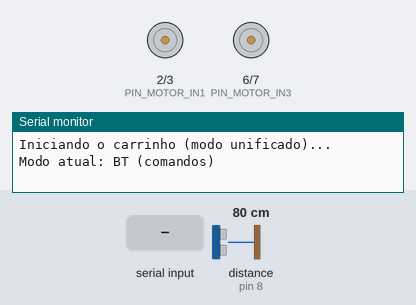
The sketch below on a simulated Arduino Uno, built with avr-gcc and run on an emulated ATmega328P. Shown: motor-driver pin pairs drawn as motors (green arrow = first pin HIGH = forward, orange = second pin HIGH = backward, longer = more drive), the last lines printed to the serial monitor. The test bench sets the inputs (shaded band); at power-on: distance to the obstacle (sensor on pin 8) 80 cm. The echo pulse lasts 58.3 µs per cm.

Above: at 1.2 s.
1.3 s: "SENSOR\n" received over Serial
At 2.5 s:
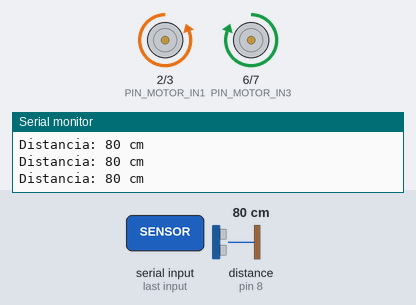
2.8 s: distance to the obstacle (sensor on pin 8) set to 33 cm
4.3 s: distance to the obstacle (sensor on pin 8) set to 28 cm
At 4.41 s:
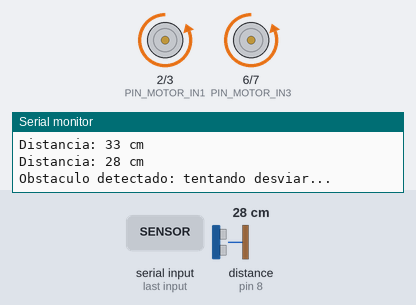
7.3 s: distance to the obstacle (sensor on pin 8) set to 35 cm
9.1 s: distance to the obstacle (sensor on pin 8) set to 2 cm
At 10.71 s:
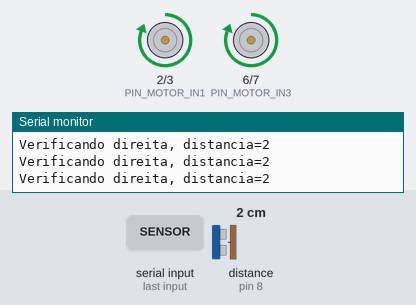
12.1 s: distance to the obstacle (sensor on pin 8) set to 250 cm
Timing chart, 0 to 14.9 s (numbered marks = the images above; inputs shaded):
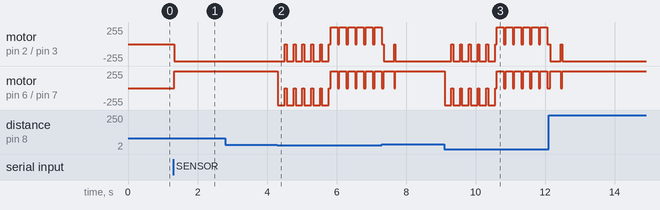

The sketch:

main.ino
```cpp
/*
  Sketch unificado: controle por sensor ultrassônico (modo SENSOR)
  ou por comandos via Bluetooth/Serial (modo BT).
  Use comando "SENSOR" via Bluetooth para ativar modo ultrassom,
  ou "BT" para ativar controle por comandos.

  Comandos BT (quando em modo BT):
  - A, ANDAR, ON       -> mover frente
  - P, PARAR, STOP     -> parar
  - E, ESQUERDA        -> virar esquerda
  - D, DIREITA         -> virar direita
  - STATUS             -> retorna modo atual
  - SENSOR             -> alterna para modo SENSOR
  - BT                 -> alterna para modo BT
*/

#include <Arduino.h>

// declaracao dos pinos do sensor ultrassononico
const int PINO_SENSOR_ECHO = 8;
const int PINO_SENSOR_TRIGGER = 9;

// declaracao dos pinos do driver de motor
const int PIN_MOTOR_IN1 = 2;
const int PIN_MOTOR_IN2 = 3;
const int PIN_MOTOR_IN3 = 6;
const int PIN_MOTOR_IN4 = 7;

// constantes auxiliares
const int DISTANCIA_SEGURA = 30; // [cm]
const int PAUSA = 25; // [ms]

// tempo de giro (ms) usado para virar esquerda/direita
const int TURN_DELAY = 200; // ajuste conforme o hardware

// buffer serial / bluetooth
String btBuffer = ""; // buffer para compor comandos recebidos

// modo de operação
enum Mode { MODE_SENSOR, MODE_BT };
Mode currentMode = MODE_BT; // inicia em modo sensor (pode mudar via BT)

// protótipos
int ler_distancia(void);
void mover_frente(void);
void parar(void);
void virar_esquerda();
void virar_direita();
void desviar_obstaculo();
void processar_comando(String cmd);

// tenta encontrar uma rota livre: gira à direita em pequenos passos verificando
// a distância; se não achar à direita tenta à esquerda. Se encontrar um ponto
// livre, avança um pouco e retorna ao fluxo normal.
void desviar_obstaculo() {
  Serial.println("Obstaculo detectado: tentando desviar...");
  parar();

  const int attempts = 6; // número de passos de rotação para cada lado

  // Tentar à direita primeiro
  for (int i = 0; i < attempts; ++i) {
    virar_direita(); // cada chamada roda por TURN_DELAY ms
    delay(50); // tempo curto para estabilizar leitura
    int d = ler_distancia();
    Serial.print("Verificando direita, distancia="); Serial.println(d);
    if (d >= DISTANCIA_SEGURA) {
      Serial.println("Caminho liberado à direita. Avancando.");
      mover_frente();
      delay(300); // avançar um pouco para sair do obstáculo
      parar();
      return;
    }
  }

  // Se não encontrou à direita, tentar à esquerda
  for (int i = 0; i < attempts; ++i) {
    virar_esquerda();
    delay(50);
    int d = ler_distancia();
    Serial.print("Verificando esquerda, distancia="); Serial.println(d);
    if (d >= DISTANCIA_SEGURA) {
      Serial.println("Caminho liberado à esquerda. Avancando.");
      mover_frente();
      delay(300);
      parar();
      return;
    }
  }

  // se nada funcionou, parar e aguardar intervenção
  Serial.println("Nao encontrou rota livre. Parando e aguardando.");
  parar();
}

void setup() {
  Serial.begin(9600);
  Serial.println("Iniciando o carrinho (modo unificado)...");
  Serial.print("Modo atual: "); Serial.println(currentMode == MODE_SENSOR ? "SENSOR (ultrassom)" : "BT (comandos)");

  // configura os pinos do sensor ultrassonico
  pinMode(PINO_SENSOR_ECHO, INPUT);
  pinMode(PINO_SENSOR_TRIGGER, OUTPUT);
  digitalWrite(PINO_SENSOR_TRIGGER, LOW);

  // configura os pinos do driver de motor
  pinMode(PIN_MOTOR_IN1, OUTPUT);
  pinMode(PIN_MOTOR_IN2, OUTPUT);
  pinMode(PIN_MOTOR_IN3, OUTPUT);
  pinMode(PIN_MOTOR_IN4, OUTPUT);

  parar(); // robo parado por padrao
}

void loop() {
  // leitura de comandos via Serial/Bluetooth (sempre ativa para permitir troca de modo)
  while (Serial.available()) {
    char c = (char)Serial.read();
    if (c == '\n' || c == '\r') {
      if (btBuffer.length() > 0) {
        processar_comando(btBuffer);
        btBuffer = "";
      }
    } else {
      btBuffer += c;
      if (btBuffer.length() > 64) btBuffer = btBuffer.substring(0,64);
    }
  }

  // comportamento conforme modo atual
  if (currentMode == MODE_SENSOR) {
    int distancia = ler_distancia();
    Serial.print("Distancia: ");
    Serial.print(distancia);
    Serial.println(" cm");

    if (distancia < DISTANCIA_SEGURA) {
      // quando detectar obstáculo, tentar desviar para encontrar caminho livre
      desviar_obstaculo();
    } else {
      mover_frente();
    }

    delay(PAUSA);
  } else { // MODE_BT
    // Em modo BT, o controle é por comandos recebidos.

    // pequena espera para não lotar CPU
    delay(10);
  }
}


// Ler a distancia com o sensor ultrassonico
int ler_distancia(void){
  digitalWrite(PINO_SENSOR_TRIGGER, HIGH);
  delayMicroseconds(10);
  digitalWrite(PINO_SENSOR_TRIGGER, LOW);

  unsigned long duracao = pulseIn(PINO_SENSOR_ECHO, HIGH, 30000UL); // timeout de 30ms
  if (duracao == 0) return 999; // sem retorno (muito longe)
  return duracao / 58; // [cm]
}


// Mover o robo para a frente
void mover_frente(void){
  digitalWrite(PIN_MOTOR_IN1, LOW);
  digitalWrite(PIN_MOTOR_IN2, HIGH);
  digitalWrite(PIN_MOTOR_IN3, HIGH);
  digitalWrite(PIN_MOTOR_IN4, LOW);
}


// Parar o robo (todos LOW = free / coasting). Ajuste se quiser frenagem ativa.
void parar(void){
  digitalWrite(PIN_MOTOR_IN1, LOW);
  digitalWrite(PIN_MOTOR_IN2, LOW);
  digitalWrite(PIN_MOTOR_IN3, LOW);
  digitalWrite(PIN_MOTOR_IN4, LOW);
}


// Gira o robo para a esquerda por um tempo fixo
void virar_esquerda(){
  // roda direita pra frente, roda esquerda pra tras
  digitalWrite(PIN_MOTOR_IN1, HIGH);
  digitalWrite(PIN_MOTOR_IN2, LOW);
  digitalWrite(PIN_MOTOR_IN3, HIGH);
  digitalWrite(PIN_MOTOR_IN4, LOW);
  delay(TURN_DELAY);
  parar();
}


// Gira o robo para a direita por um tempo fixo
void virar_direita(){
  // roda esquerda pra frente, roda direita pra tras
  digitalWrite(PIN_MOTOR_IN1, LOW);
  digitalWrite(PIN_MOTOR_IN2, HIGH);
  digitalWrite(PIN_MOTOR_IN3, LOW);
  digitalWrite(PIN_MOTOR_IN4, HIGH);
  delay(TURN_DELAY);
  parar();
}


// Processa comandos recebidos via Serial/Bluetooth
void processar_comando(String cmd) {
  cmd.trim();
  cmd.toUpperCase();
  Serial.print("Comando recebido: "); Serial.println(cmd);

  // comandos sempre válidos para troca de modo
  if (cmd == "SENSOR") {
    currentMode = MODE_SENSOR;
    Serial.println("Modo alterado para: SENSOR (ultrassom)");
    return;
  } else if (cmd == "BT") {
    currentMode = MODE_BT;
    Serial.println("Modo alterado para: BT (comandos)");
    return;
  }

  // se estiver em modo BT, aceita comandos de movimento
  if (currentMode == MODE_BT) {
    if (cmd == "A" || cmd == "ANDAR" || cmd == "ON") {
      mover_frente();
    } else if (cmd == "P" || cmd == "PARAR" || cmd == "STOP" ) {
      parar();
    } else if (cmd == "E" || cmd == "ESQUERDA") {
      virar_esquerda();
    } else if (cmd == "D" || cmd == "DIREITA") {
      virar_direita();
    } else if (cmd == "STATUS") {
      Serial.print("STATUS: MODO=");
      Serial.println(currentMode == MODE_SENSOR ? "SENSOR" : "BT");
    } else {
      Serial.println("Comando desconhecido no modo BT");
    }
  } else {
    // em modo SENSOR, outros comandos (exceto SENSOR/BT tratados acima) são ignorados
    Serial.println("Ignorado: sistema em modo SENSOR. Envie 'BT' para controle por comandos.");
  }
}
```

Measured:
- the behaviour switches between 30 and 29 cm on distance to the obstacle (sensor on pin 8) (found by bisection; images 1 and 2)
- after the input at 1.3 s, motor on pin 2 (PIN_MOTOR_IN1) / pin 3 (PIN_MOTOR_IN2): stopped → backward 255/255 at once; motor on pin 6 (PIN_MOTOR_IN3) / pin 7 (PIN_MOTOR_IN4): stopped → forward 255/255 at once
